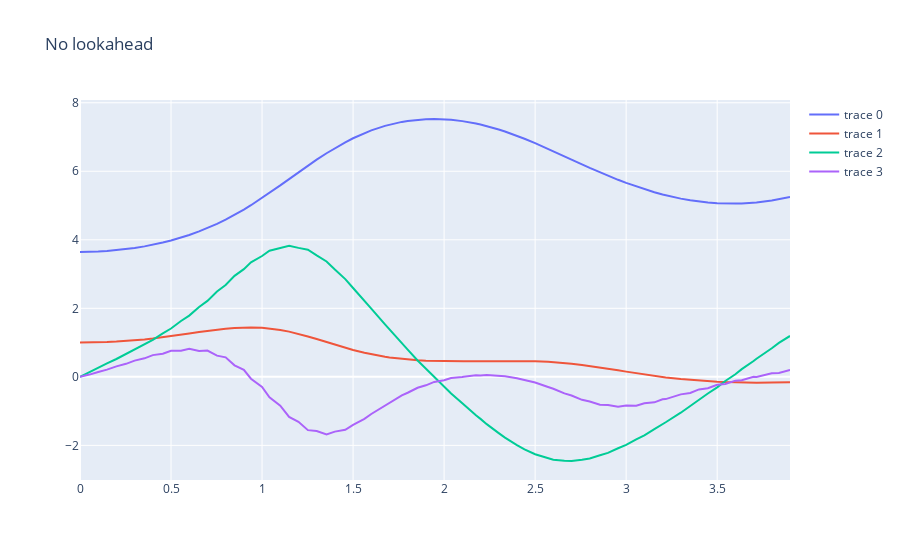

The notebook cell saved with this chart:
### Code cell
ctrl = controllers.get_limited_lookahead_controller(get_value_function(online_horizon)[0])
x_traj_sim, t_traj_sim = controllers.sim_ctrl(x0, vf.u_dim[0], sys.dx, ctrl, .1, 40)
controllers.plot_sim(t_traj_sim, x_traj_sim, "No lookahead").show()
